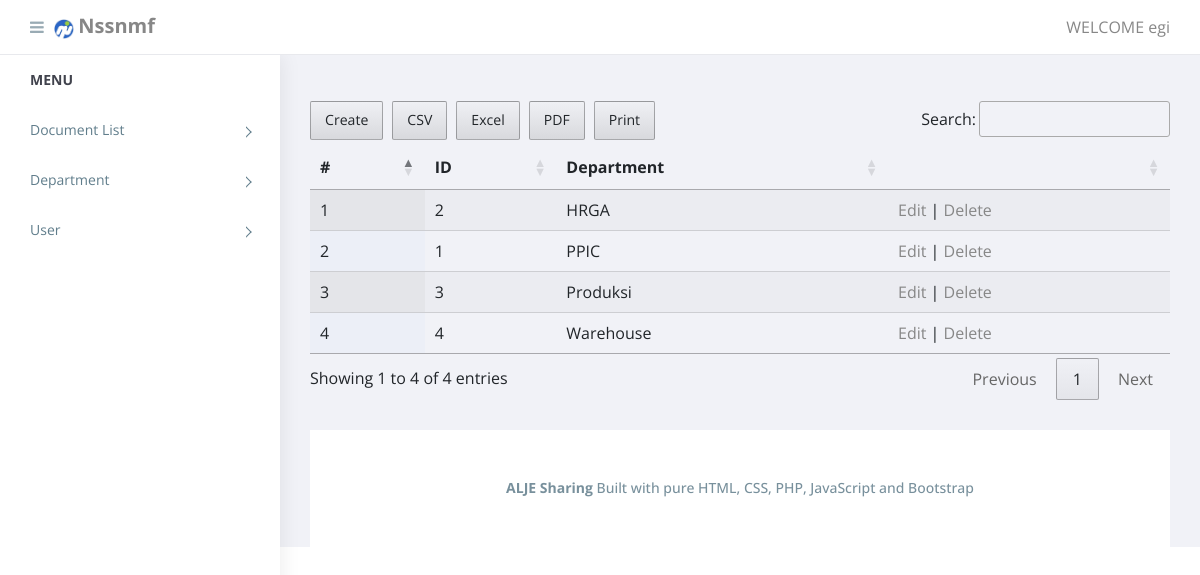
Before: /departments.php (signed in) with the older database file.
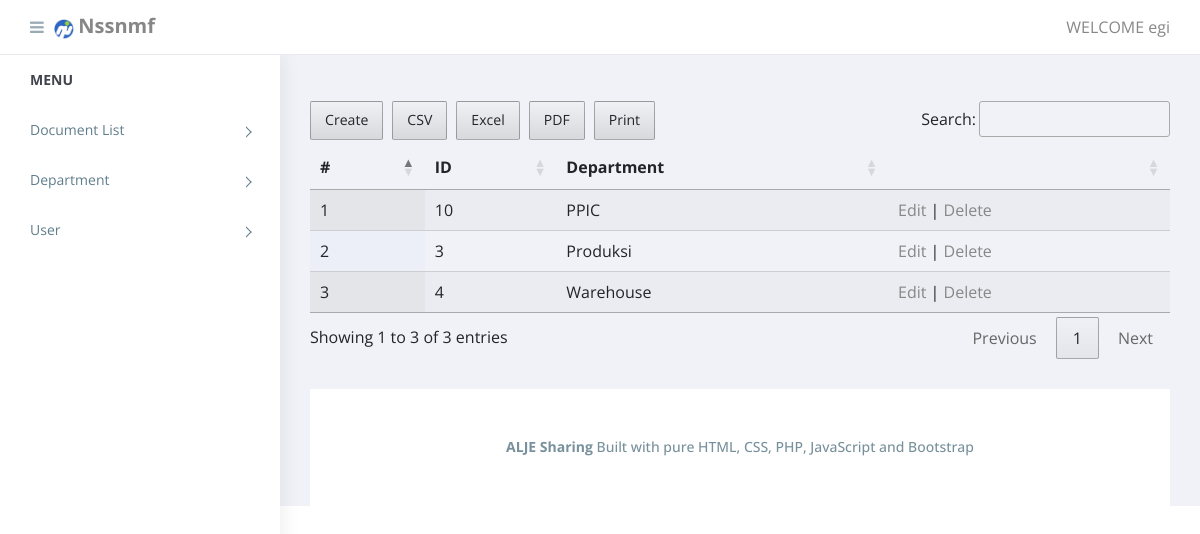
After: the same page with the newer database file.
### tables this page shows
CREATE TABLE `tbl_department` (
  `Id_department` int(11) NOT NULL,
  `Nama_department` varchar(255) NOT NULL
);

### departments.php (the view, shortened to what this page needs)
<?php
require('top.inc.php');
?>
<div class="content mt-3">
   <table id="adminTable" class="display nowrap" style="width:100%">
   <thead>
			<tr>
				<th class="serial">#</th>
				<th>ID</th>
				<th>Department</th>
				<th></th>
			</tr>
	</thead>
      <tbody>
         <?php
         $result = mysqli_query($con, "select * from tbl_department order by Nama_department asc");
         $no = 1;
         while($row = mysqli_fetch_assoc($result)){
         ?>
         <tr>
            <td><?php echo $no++ ?></td>
            <td><?php echo $row['Id_department'] ?></td>
            <td><?php echo $row['Nama_department'] ?></td>
            <td>
               <a href="manage_department.php?id=<?php echo $row['Id_department'] ?>">Edit</a> |
			   <a href='?type=delete&id=<?php echo $row['Id_department']; ?>'
				onclick="return confirm('Are you sure you want to delete this department?');">
				Delete
				</a>
            </td>
         </tr>
         <?php } ?>
      </tbody>
   </table>
</div>
<?php
require('footer.inc.php');
?>

### top.inc.php (shortened to what this page needs)
<!doctype html>
<html class="no-js" lang="">
   <head>
      <link rel="stylesheet" href="assets/css/normalize.css">
      <link rel="stylesheet" href="assets/css/bootstrap.min.css">
      <link rel="stylesheet" href="assets/css/font-awesome.min.css">
      <link rel="stylesheet" href="assets/css/themify-icons.css">
      <link rel="stylesheet" href="assets/css/pe-icon-7-filled.css">
      <link rel="stylesheet" href="assets/css/flag-icon.min.css">
      <link rel="stylesheet" href="assets/css/cs-skin-elastic.css">
      <link rel="stylesheet" href="assets/css/style.css">
      <link rel="stylesheet" href="assets/css/jquery.dataTables.min.css">
      <link rel="stylesheet" href="assets/css/buttons.dataTables.min.css">
   </head>
   <body>
      <aside id="left-panel" class="left-panel">
         <nav class="navbar navbar-expand-sm navbar-default">
            <div id="main-menu" class="main-menu collapse navbar-collapse">
               <ul class="nav navbar-nav">
                  <li class="menu-title">MENU</li>
                  <?php if($_SESSION['ADMIN_ROLE']!=1){?>
				   <li class="menu-item-has-children dropdown">
                     <a href="document_management.php" > Document List </a>
                  </li>
				  <li class="menu-item-has-children dropdown">
                     <a href="departments.php" > Department </a>
                  </li>
				  <li class="menu-item-has-children dropdown">
                     <a href="user_management.php" > User </a>
               </li>
				  <?php } ?>
               </ul>
            </div>
         </nav>
      </aside>
      <div id="right-panel" class="right-panel">
         <header id="header" class="header">
            <div class="top-left">
               <div class="navbar-header">
                  <a id="menuToggle" class="menutoggle"><i class="fa fa-bars"></i></a>
                  <a class="" href="index.php">
                     <img src="images/Mylogo_new.png" alt="Logo" class="img-fluid" style="max-width: 20px;">
                     <label style="font-size: 20px !important;font-weight: bold !important;">Nssnmf</label>
                  </a>
               </div>
            </div>
            <div class="top-right">
               <div class="header-menu">
                  <div class="user-area dropdown float-right">
                     <a href="#" class="dropdown-toggle active" data-toggle="dropdown" aria-haspopup="true" aria-expanded="false">WELCOME <?php echo $_SESSION['ADMIN_USERNAME']?></a>
                  </div>
               </div>
            </div>
         </header>

### footer.inc.php (shortened to what this page needs)
<div class="clearfix"></div>
         <footer class="site-footer">
            <div class="footer-inner bg-white">
               <div class="row">
                  <div class="col-sm-12">
				<p><center>  <h5><b>ALJE Sharing</b> Built with pure HTML, CSS, PHP, JavaScript and Bootstrap</h5></center></p>
                  </div>
               </div>
            </div>
         </footer>
</div>
</body>
</html>

### assets/css/style.css (style rules this page uses)
.bg-white { background-color: #fff }
body { display: table; font-family: open sans, sans-serif; font-size: 16px; width: 100% }
p { font-size: 16px; font-family: open sans, sans-serif; font-weight: 400; line-height: 24px; color: #878787 }
a, button { text-decoration: none; outline: none!important; color: #878787; -webkit-transition: all .25s ease; transition: all .25s ease }
h1, h2, h3, h4, h5, h6 { margin: 0 }
h5 { font-size: 1em }
ul, ol { padding-left: 0 }
img { max-width: 100% }
aside.left-panel { background: #fff; height: 100vh; padding: 0; vertical-align: top; width: 280px; -webkit-box-shadow: 1px 0 20px rgba(0, 0, 0, .08); box-shadow: 1px 0 20px rgba(0, 0, 0, .08); position: fixed; left: 0; bottom: 0; top: 55px; z-index: 999 }
.navbar { background: #fff; border-radius: 0; border: none; display: inline-block; margin: 0; padding: 0; vertical-align: top }
.navbar .main-menu { float: left; padding: 0; padding-bottom: 50px }
.navbar .menu-title { color: #41434d; clear: both; display: block; font-family: open sans; font-size: 14px; font-weight: 700; line-height: 50px; padding: 0; text-transform: uppercase; width: 100% }
.navbar .navbar-nav { float: none; position: relative }
.navbar .navbar-nav>li { padding-left: 30px; padding-right: 30px }
.navbar .navbar-nav li { width: 100% }
.navbar .navbar-nav li>a { background: 0 0!important; color: #607d8b; display: inline-block; font-size: 14px; line-height: 26px; padding: 10px 0; position: relative; width: 100% }
.navbar .navbar-nav li.menu-item-has-children { position: relative }
.navbar .navbar-nav li.menu-item-has-children a { line-height: 30px }
.navbar .navbar-nav li.menu-item-has-children a:before { content: ""; position: absolute; top: 23px; right: 0; width: 8px; height: 8px; border-style: solid; border-width: 1px; border-color: #607d8b #607d8b transparent transparent; -webkit-transform: rotate(45deg); transform: rotate(45deg); -webkit-transition: all .25s ease; transition: all .25s ease }
.right-panel { background: #f1f2f7; margin-left: 280px; margin-top: 55px }
.right-panel .top-left { width: 350px; float: left }
.right-panel header.header { background: #fff; border-bottom: 1px solid #e8e9ed; -webkit-box-shadow: none; box-shadow: none; clear: both; padding: 0 30px; height: 55px; position: fixed; left: 280px; left: 0; right: 0; top: 0; z-index: 999 }
.right-panel .menutoggle { padding-top: 7px }
.right-panel .navbar-header { width: 100%; background-color: #fff; padding: 0 1.25em 0 0 }
.right-panel .navbar-header>a { display: inline-block }
.menutoggle { background-color: transparent; color: #99abb4!important; cursor: pointer; font-size: 1em; height: 40px; line-height: 40px; width: 20px; display: block; text-align: left }
.header-menu { display: -webkit-box; display: -ms-flexbox; display: flex; -webkit-box-pack: end; -ms-flex-pack: end; justify-content: flex-end }
.header-menu .dropdown { line-height: 55px; margin-top: 0!important }
.header-menu .dropdown .dropdown-toggle { line-height: 55px }
.user-area .dropdown-toggle { position: relative; z-index: 0 }
.user-area .dropdown-toggle:before { position: absolute; right: -3px; bottom: 10px; background: #868e96; width: 11px; height: 11px; border-radius: 100%; border: 2px solid #fff; z-index: 1 }
.user-area .dropdown-toggle.active:before { background: #49a342 }
.user-area { float: right; padding-right: 0; position: relative; padding-left: 20px }
.user-area .dropdown-toggle { line-height: 55px; height: 55px; display: -webkit-box; display: -ms-flexbox; display: flex; -webkit-box-pack: center; -ms-flex-pack: center; justify-content: center; -webkit-box-align: center; -ms-flex-align: center; align-items: center }
.user-area .dropdown-toggle:after { display: none }
.content { float: left; padding: 1.875em; width: 100% }
footer.site-footer { padding: 0 1.875em }
footer.site-footer .footer-inner { color: #78909c; font-family: open sans; font-size: 14px; line-height: 1.5; padding: 2.45em 1.125em }

### departments.php (style rules this page uses)
table.dataTable { width: 100%; margin: 0 auto; }
table.dataTable td, table.dataTable th { white-space: nowrap; }

Changed rows visible on the page:
removed tbl_department: Id_department "2", Nama_department "HRGA"
removed tbl_department: Id_department "1", Nama_department "PPIC"
added tbl_department: Id_department "10", Nama_department "PPIC"
Other visible differences:
text written by a page script: "Create CSV Excel PDF Print Search: Showing 1 to 4 of 4 entries Previous 1 Next" → "Create CSV Excel PDF Print Search: Showing 1 to 3 of 3 entries Previous 1 Next"
